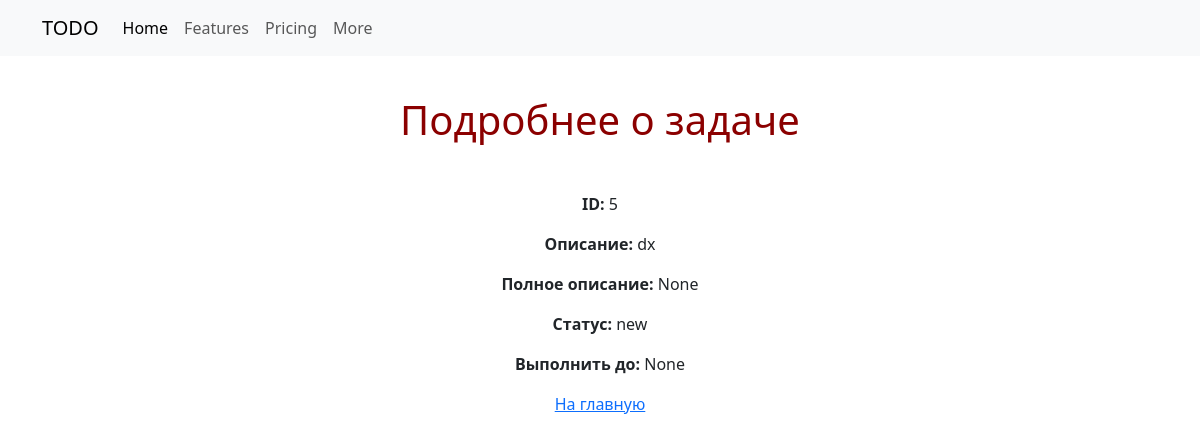
/task/5/, run on an earlier commit of the app's database.
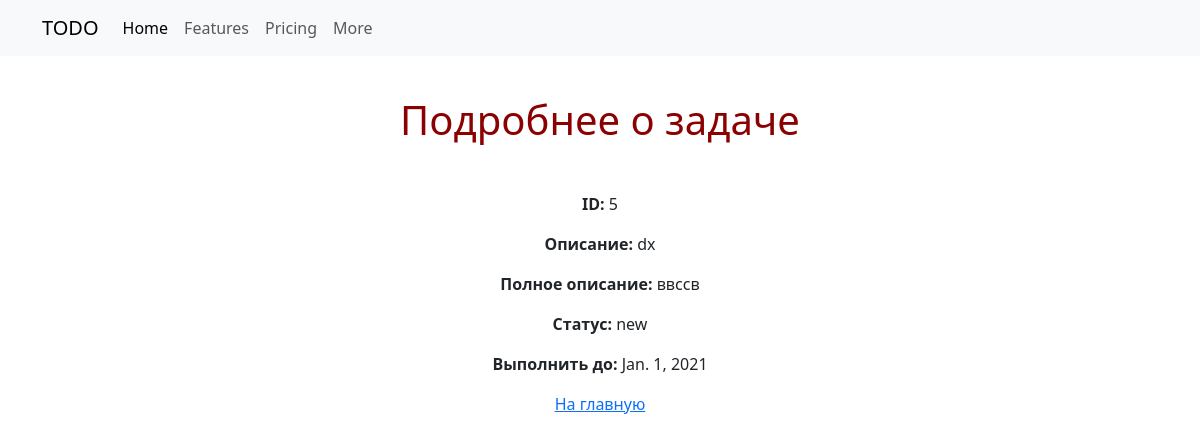
And on a later commit of the database.
### todoapp/models.py (models this page shows, shortened)
class Task(models.Model):
    STATUS_CHOICES = [('new', 'Новая'), ('in_progress', 'В процессе'), ('done', 'Сделано')]
    description = models.TextField()
    more_description = models.TextField(null=True, blank=True)
    status = models.CharField(max_length=20, choices=STATUS_CHOICES, default='new')
    due_date = models.DateField(null=True, blank=True)

### todoapp/views.py (the view)
# urls.py: path('task/<int:pk>/', task_view, name='task_view'),
def task_view(request, pk):
    task = get_object_or_404(Task, pk=pk)
    return render(request, 'task_view.html', {'task': task})

### todoapp/templates/task_view.html (shortened to what this page needs)
{% extends 'base.html' %}
{% block content %}
    <div>
        <h1>Подробнее о задаче</h1>
        <p><strong>ID:</strong> {{ task.id }}</p>
        <p><strong>Описание:</strong> {{ task.description }}</p>
        <p><strong>Полное описание:</strong> {{ task.more_description }}</p>
        <p><strong>Статус:</strong> {{ task.status }}</p>
        <p><strong>Выполнить до:</strong> {{ task.due_date }}</p>
        <a href="{% url 'task_list' %}">На главную</a>
    </div>
{% endblock %}

What changed in the data, as far as the page shows it:
changed Task "dx": more_description "None" → "ввссв"; due_date "None" → "Jan. 1, 2021"
